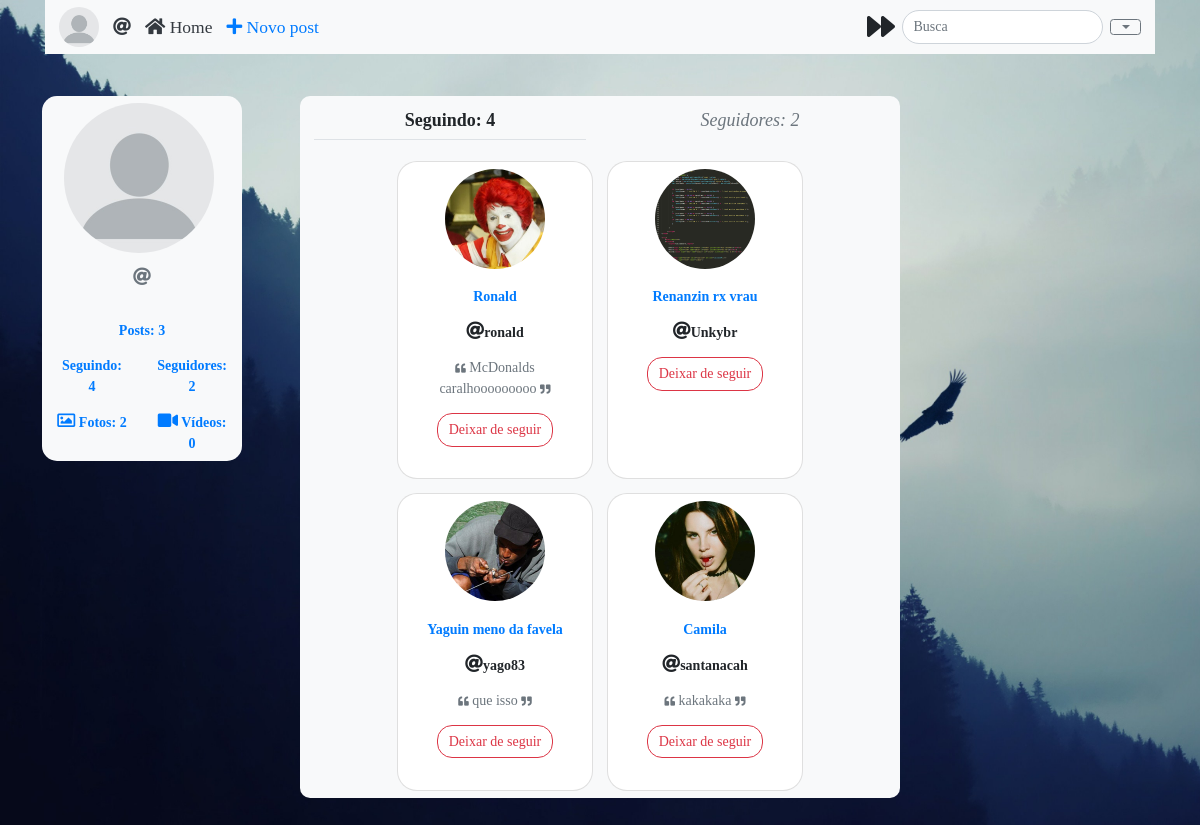
Screenshot of /meu_perfil/seguindo.php (signed in) with the database file from the repository.
### tables this page shows
CREATE TABLE `relacao` (
  `id` int(11) NOT NULL,
  `id_segue` int(11) NOT NULL,
  `id_seguido` int(11) NOT NULL,
  `aut` varchar(255) NOT NULL
);

CREATE TABLE `usuarios` (
  `id` int(11) NOT NULL,
  `login` varchar(255) NOT NULL,
  `senha` varchar(255) NOT NULL,
  `email` varchar(255) NOT NULL,
  `nome` varchar(255) NOT NULL,
  `bio` varchar(255) NOT NULL,
  `profile` tinyint(1) NOT NULL
);

### classes/Post.php (called while the page is built, shortened)
<?php
	class Post {
		public function getYourPosts($pdo, $id){
			$stmt = $pdo->prepare('SELECT * FROM posts WHERE id_user = ? ORDER BY id DESC');
            $stmt->bindParam(1, $id, PDO::PARAM_INT);
			$stmt->execute();
			if($p = $stmt->fetchAll(PDO::FETCH_ASSOC)){
				return $p;
			} else{ return $p;}
		}
	}

### classes/Usuario.php (called while the page is built, shortened)
<?php
    class Usuario {
        public function getLogin($pdo, $id){
            $stmt = $pdo->prepare('SELECT login, email, nome, profile, bio FROM usuarios WHERE id=?');
            $stmt->bindParam(1, $id, PDO::PARAM_INT);
            $stmt->execute();
            if($row = $stmt->fetch(PDO::FETCH_ASSOC)){
                $result = [$row['login'], $row['email'], $row['nome'], $row['profile'], $row['bio']];
                return $result;
            }
            else{
                return false;
            }
        }
        public function getSeguindo($pdo, $id){
            $stmt=$pdo->prepare("SELECT id_seguido FROM relacao WHERE id_segue = ? AND aut = 1 " );
            $stmt->bindParam(1, $id, PDO::PARAM_STR);
            $stmt->execute();
            $result = $stmt->fetchAll();
            return $result;
        }
        public function getSeguidores($pdo, $id){
            $stmt=$pdo->prepare("SELECT id_segue FROM relacao WHERE id_seguido = ? AND aut = 1 " );
            $stmt->bindParam(1, $id, PDO::PARAM_STR);
            $stmt->execute();
            $result = $stmt->fetchAll();
            return $result;
        }
    }

### classes/Midia.php (called while the page is built, shortened)
<?php
	class Midia {
        public function getGaleria($pdo, $id){
            $stmt = $pdo->prepare('SELECT id, nome, legenda FROM fotos WHERE id_user = ?');
            $stmt->bindParam(1, $id, PDO::PARAM_INT);
            $stmt->execute();
            $p = $stmt->fetchAll(PDO::FETCH_ASSOC);
            return $p;
    }
	}

### meu_perfil/seguindo.php (the view, shortened to what this page needs)
<?php
require '../conexao.php';
require '../Classes/Usuario.php';
require '../Classes/Midia.php';
require '../Classes/Post.php';
?>
<!doctype html>
<html lang="pt-br">
  <head>
    <link rel="stylesheet" href="https://stackpath.bootstrapcdn.com/bootstrap/4.1.3/css/bootstrap.min.css">
    <link rel="stylesheet" href="https://use.fontawesome.com/releases/v5.2.0/css/all.css">
  </head>
  <body class="bg-dark" style="background-image: url(../img/users/bg<?php echo $_SESSION['id']?>.jpg); background-size:cover; background-attachment: fixed;">
<?php 	include '../modulos/navperfil.php';
				$postagens = new Post;
				$galeria = new Midia;
				$segue = new Usuario;
				$post = $postagens->getYourPosts($pdo, $_SESSION['id']);
				$fotos = $galeria->getGaleria($pdo, $_SESSION['id']);
				$seguindo = $segue->getSeguindo($pdo, $_SESSION['id']);
				$seguidores = $segue->getSeguidores($pdo, $_SESSION['id']);
				$solic = $segue->getSolicitacoes($pdo, $_SESSION['id']);
				 ?>
	<div class="col-2 bg-light mt-5 position-fixed ml-5" style="border-radius: 15px;">
		<div class="row mt-2">
			<div class="col text-center">
				<a class="p-0 m-0 pr-2" href="meuperfil.php"><img class="img rounded-circle" style="height: 150px; width: 150px; object-fit: cover;" src="../img/users/profile<?php if ($_SESSION['profile']){ echo $_SESSION['id']; } else { echo "0";}?>.jpg"></a>
			</div>
		</div>
		<div class="row mt-2 text-center">
			<div class="col">
			</div>
		</div>
		<div class="row text-center">
			<div class="col">
				<p class="text-muted"> <i class="fas fa-at"></i><?php echo $_SESSION['login'] ?> </p>
			</div>
		</div>
		<div class="row text-center">
			<div class="col">
			</div>
		</div>
		<div class="text-center mt-2 mb-2">
				<a href="../meu_perfil/meuperfil.php" ><p class="font-weight-bold text-primary m-0" >Posts: <?php echo count($post) ?></p></a>
				<div class="row mt-3">
				<div class="col">
					<a href="../meu_perfil/seguindo.php" ><p class="font-weight-bold text-primary m-0" >Seguindo: <?php echo count($seguindo) ?></p></a>
				</div>
				<div class="col">
					<a href="../meu_perfil/seguidores.php" ><p class="font-weight-bold text-primary m-0" >Seguidores: <?php echo count($seguidores); if ($solic){echo "*";}  ?></p></a>
				</div>
				</div>
				<div class="row mt-3">
				<div class="col">
					<a href="../meu_perfil/minhasfotos.php" ><p class="font-weight-bold text-primary m-0"><i class="far fa-image"></i> Fotos: <?php echo count($fotos)?></p></a>
				</div>
				<div class="col">
					<p class="font-weight-bold text-primary m-0"><i class="fas fa-video"></i> Vídeos: 0</p>
				</div>
				</div>
		</div>
	</div>
	<div class="container mt-5 justify-content-center bg-light col-xl-6 mb-5" style="border-radius: 10px;">
				<div class="row text-center">
					<h3 class="m-3 col border-bottom pb-2"><b style="font-size: 18px !important;">Seguindo: <?php echo count($seguindo) ?></b></h3>
					<h3 class="m-3 col pb-2"><i><a href="../meu_perfil/seguidores.php" style="font-size: 18px !important;" class=" text-muted">Seguidores: <?php echo count($seguidores); if ($solic){echo "*";}  ?></i></h3></a>
				</div>
				<div class="row justify-content-center">
				<?php
				if($seguindo){
				foreach ($seguindo as $r) {
				$info = $segue->getLogin($pdo, $r['id_seguido']);
					if ($info) {
				        $login = $info[0];
				        $nome = $info[2];
				        $profile = $info[3];
			        	$bio = $info[4];
				    }
				?>
					<div class="card text-center m-2" style="width: 14rem; border-radius: 20px;">
					  <div class="row justify-content-center mt-2"> <a href="../amigos/perfil.php?id=<?php echo $r['id_seguido']; ?>" style="text-decoration: none;">
					  <img class="card-img-top img-fluid rounded-circle" style="height: 100px; width: 100px; object-fit: cover;" src="../img/users/profile<?php if ($profile){ echo $r['id_seguido']; } else { echo "0";}?>.jpg">
					  </div>
					  <div class="card-body">
						<p><b><?php echo $nome?></b></p> </a>
						<p><b><i class="fas fa-at"></i><?php echo $login?></b></p>
						<p class="text-muted"><?php if($bio){echo "<i class='fas fa-xs fa-quote-left'></i> ".$bio." <i class='fas fa-xs fa-quote-right'></i>";}else{echo "  ";}?></p>
						<form action="../amigos/removeramigo.php" method="post">
							<button type="submit" class="btn btn-outline-danger" style="border-radius: 15px;">Deixar de seguir</button>
						</form>
				      </div>
					</div>
			<?php }?>
				</div>
		<?php } ?>
  </body>
</html>

### conexao.php (style rules this page uses)
* { font-family: Verdana; font-size: 14px; }
i { font-size: 18px; }

### rows the page displays
relacao: shows a picture, usuarios.nome "Ronald", usuarios.login "ronald", usuarios.bio "McDonalds caralhooooooooo"
relacao: shows a picture, usuarios.nome "Renanzin rx vrau", usuarios.login "Unkybr"
relacao: shows a picture, usuarios.nome "Yaguin meno da favela", usuarios.login "yago83", usuarios.bio "que isso"
relacao: shows a picture, usuarios.nome "Camila", usuarios.login "santanacah", usuarios.bio "kakakaka"

### other values shown
count($post) "3"
count($seguindo) "4"
count($seguidores) "2"
count($fotos) "2"
